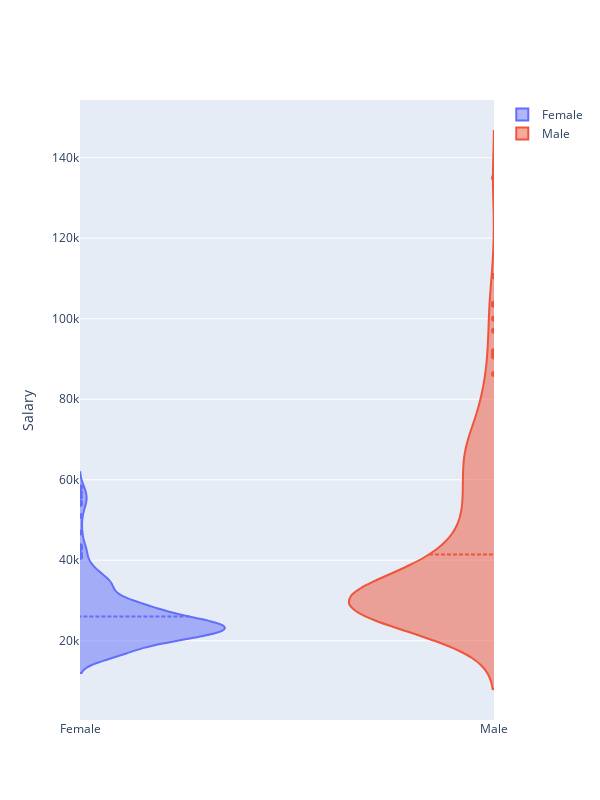

The cell this chart's notebook holds for it:
### Markdown cell above
First we can take a look at the distribution of the salaries for female and male employees respectively.

### Code cell
fig = go.Figure()

mask = df['GENDER_DENOTING'] == 'Female'
fig.add_trace(
    go.Violin(x= df[mask]['GENDER_DENOTING'],
            y= df[ mask ]['SALARY'],
            name='Female',
            side='positive'
            )
)

mask = df['GENDER_DENOTING'] == 'Male'
fig.add_trace(
    go.Violin(x=df[mask]['GENDER_DENOTING'],
            y=df[ mask ]['SALARY'],
            name='Male',
            side='negative'
            )
    )
fig.update_traces(meanline_visible=True)
fig.update_layout(
    width=600,
    height=800,
    violingap=0, 
    violinmode='overlay',
    yaxis_title="Salary"
)
fig.show()

### Figure 1 — Plotly figure (JSON) as saved in the notebook; plotly's stock layout.template omitted (floating-point values rounded to 4 significant figures; data arrays with more than 128 entries replaced by an {"elided": "..."} marker saying what was removed)
{"data": [{"meanline": {"visible": true}, "name": "Female", "side": "positive", "type": "violin", "x": {"elided": "216 str values"}, "y": {"elided": "216 int values"}}, {"meanline": {"visible": true}, "name": "Male", "side": "negative", "type": "violin", "x": {"elided": "258 str values"}, "y": {"elided": "258 int values"}}], "layout": {"height": 800, "violingap": 0, "violinmode": "overlay", "width": 600, "yaxis": {"title": {"text": "Salary"}}}}
